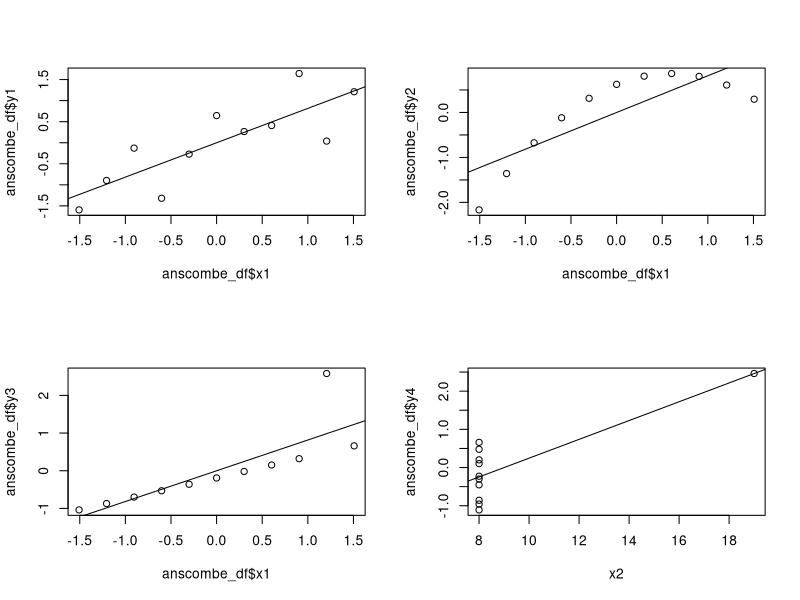

The R script that drew this image:
# correlation.R

# Construct and scale Anscombe's quartet
x1 <- c(10.0, 8.0, 13.0, 9.0, 11.0, 14.0, 6.0, 4.0, 12.0, 7.0, 5.0)
y1 <- c(8.04, 6.95, 7.58, 8.81, 8.33, 9.96, 7.24, 4.26, 10.84, 4.82, 5.68)
y2 <- c(9.14, 8.14, 8.74, 8.77, 9.26, 8.1, 6.13, 3.1, 9.13, 7.26, 4.74)
y3 <- c(7.46, 6.77, 12.74, 7.11, 7.81, 8.84, 6.08, 5.39, 8.15, 6.42, 5.73)
x2 <- c(rep(8.0, 7), 19, rep(8.0, 3))
y4 <- c(6.58, 5.76, 7.71, 8.84, 8.47, 7.04, 5.25, 12.50, 5.56, 7.91, 6.89)

anscombe_df <- data.frame(x1=x1, y1=y1, y2=y2, y3=y3, x2=x2, y4=y4)
mat <- scale(anscombe_df)
anscombe_df <- data.frame(x1=mat[, 1], y1=mat[, 2], y2=mat[, 3], y3=mat[, 4], x2=mat[, 5], y4=mat[, 6])

write.table(file="anscombes_quartet.csv", anscombe_df, row.names=FALSE, col.names=FALSE, quote=FALSE, sep=",")

# Plot Anscombe's quartet
par(mfrow=c(2, 2))
plot(anscombe_df$x1, anscombe_df$y1)
fit <- lm(anscombe_df$y1~anscombe_df$x1)
abline(fit)

plot(anscombe_df$x1, anscombe_df$y2)
fit <- lm(anscombe_df$y2~anscombe_df$x1)
abline(fit)

plot(anscombe_df$x1, anscombe_df$y3)
fit <- lm(anscombe_df$y3~anscombe_df$x1)
abline(fit)

plot(x2, anscombe_df$y4)
fit <- lm(anscombe_df$y4~x2)
abline(fit)

# Check values
fit2 <- lm(x1~y1-1)
summary(fit2)
vy <- anscombe_df$x1
mX <- as.matrix(anscombe_df[, c("y1")])
vbeta <- coef(fit2)
cor(vy, mX %*% vbeta)
cor(vy, mX %*% vbeta)^2
(vy %*% mX %*% solve(t(mX) %*% mX) %*% t(mX) %*% vy) / (t(vy) %*% vy)

fit2 <- lm(x1~y1+y2-1)
summary(fit2)
vy <- anscombe_df$x1
mX <- as.matrix(anscombe_df[, c("y1", "y2")])
vbeta <- coef(fit2)
cor(vy, mX %*% vbeta)
cor(vy, mX %*% vbeta)^2
(vy %*% mX %*% solve(t(mX) %*% mX) %*% t(mX) %*% vy) / (t(vy) %*% vy)

fit2 <- lm(x1~y1+y2-1)
summary(fit2)
vy <- anscombe_df$x1
mX <- as.matrix(anscombe_df[, c("y1", "y2")])
vbeta <- coef(fit2)
cor(vy, mX %*% vbeta)
cor(vy, mX %*% vbeta)^2
(vy %*% mX %*% solve(t(mX) %*% mX) %*% t(mX) %*% vy) / (t(vy) %*% vy)

fit2 <- lm(x1~y2+y3-1)
summary(fit2)
vy <- anscombe_df$x1
mX <- as.matrix(anscombe_df[, c("y2", "y3")])
vbeta <- coef(fit2)
cor(vy, mX %*% vbeta)
cor(vy, mX %*% vbeta)^2
(vy %*% mX %*% solve(t(mX) %*% mX) %*% t(mX) %*% vy) / (t(vy) %*% vy)

fit2 <- lm(x1~y1+y2+y3-1)
summary(fit2)
vy <- anscombe_df$x1
mX <- as.matrix(anscombe_df[, c("y1", "y2", "y3")])
vbeta <- coef(fit2)
cor(vy, mX %*% vbeta)
cor(vy, mX %*% vbeta)^2
(vy %*% mX %*% solve(t(mX) %*% mX) %*% t(mX) %*% vy) / (t(vy) %*% vy)

fit2 <- lm(x1~y1+y3-1)
summary(fit2)
vy <- anscombe_df$x1
mX <- as.matrix(anscombe_df[, c("y1", "y3")])
vbeta <- coef(fit2)
cor(vy, mX %*% vbeta)
cor(vy, mX %*% vbeta)^2
(vy %*% mX %*% solve(t(mX) %*% mX) %*% t(mX) %*% vy) / (t(vy) %*% vy)

fit2 <- lm(x1~y3-1)
summary(fit2)
vy <- anscombe_df$x1
mX <- as.matrix(anscombe_df[, c("y3")])
vbeta <- coef(fit2)
cor(vy, mX %*% vbeta)
cor(vy, mX %*% vbeta)^2
(vy %*% mX %*% solve(t(mX) %*% mX) %*% t(mX) %*% vy) / (t(vy) %*% vy)
